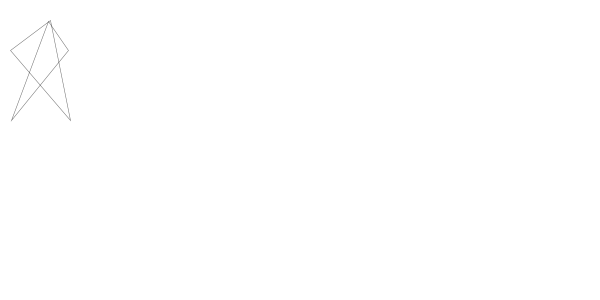
Frame 1 (no input)
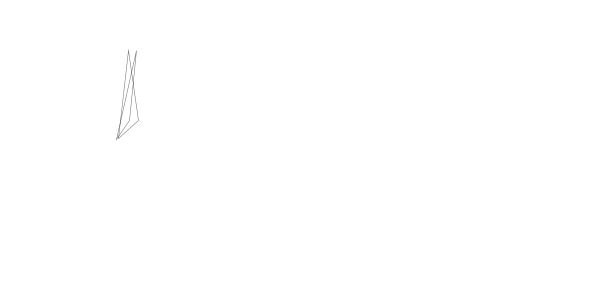
Frame 60 (the mouse pressed at the canvas centre just before this capture)
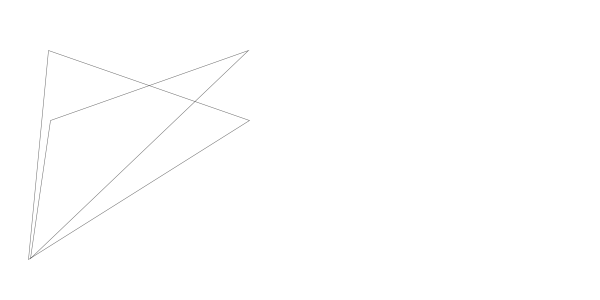
Frame 120 (the mouse held since frame 60 and released just before this capture)

The Processing sketch that drew these frames (run headless with seeded random() and noise(); from frame 60 on, the mouse is pressed at the canvas centre):

// Processing sketch: processing_96905
// ── processing_96905.pde

int x1, x2, x3, y1, y2,y3;


int x= 10;
int y= 50;
int z= 70;
int m=20;


void setup(){
  
  frameRate(15);
  size (600,300);


}

void draw(){
    background (255);
    
    drawtriang(50,120);
  
   
            drawtriang(120,50);
              
}

void drawtriang( int q, int f){
  
strokeWeight (.5);
stroke(0,150);
noFill();
triangle (y,m,x,q,z,f);

x++;
y=y-2;
z=z-2;
m++;

if (x>600) {
  x=width/2;
}
if (y>600) {
  y=height/2;
}
if (y<0) {
  y=height/2;
}
if (z>600) {
  z=width/2;
}
if (z<0) {
  z=height/2;
}
if (m>300) {
  m=height/2;
}
}
